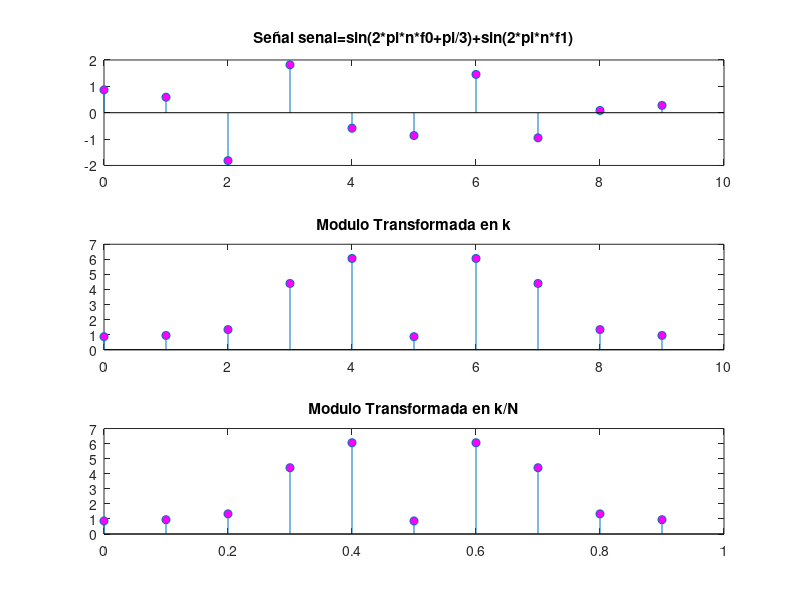
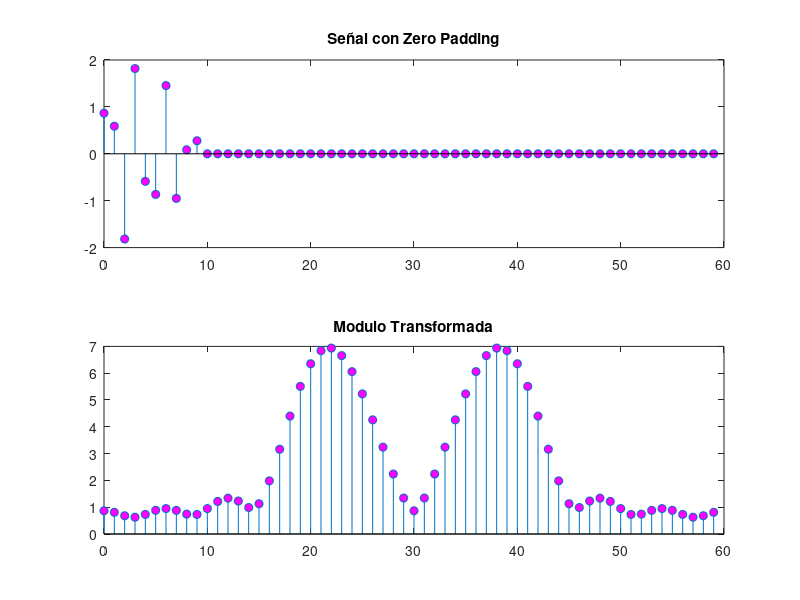

Reproduce these figures in MATLAB, in order.
#Inicializamos
close all
clear all
clc

#Numero de muestras
N=10;
#F0
F0=100;
#F1
F1=120;
#Frecuencia Muestreo
Fs=3*F0;
#Frecuencia
f0=F0/Fs;
f1=F1/Fs;
#Rango
n=0:N-1;
#Valor de K
k=n;

L=50;%ceros añadiso al final de la señal

#Señal
senal=sin(2*pi*n*f0+pi/3)+sin(2*pi*n*f1);

#Transformada de la señal
trans=fft(senal);

#Representamos al señal
figure('name','Resolución Espectral.','NumberTitle','off');
subplot(311);
stem(n,senal, "markerfacecolor", [1 0 1]);
#stem(n*Fs/N,senal, "markerfacecolor", [1 0 1]);
title ("Señal senal=sin(2*pi*n*f0+pi/3)+sin(2*pi*n*f1)");

#Representamos el modulo de la transformada en k
subplot(312);
stem(k,abs(trans), "markerfacecolor", [1 0 1]);
title ("Modulo Transformada en k");

#Representamos el modulo de la transformada en k/N
subplot(313);
stem(k/N,abs(trans), "markerfacecolor", [1 0 1]);
title ("Modulo Transformada en k/N");


%Veamos la funcion aplicando zero padding

xzp = [senal zeros(1,L)]; %añadimos los 0 al final de la señal
Nzp= length(xzp); %calculamos el tamaño total de muestras
nzp= 0:Nzp-1; %definimos el nuevo rango de valores
figure(2);
subplot(211);
stem(nzp, xzp, "markerfacecolor", [1 0 1]);
title ("Señal con Zero Padding");

xftzp=fft(xzp); %calculo de la transformada

subplot(212);
stem(nzp,abs(xftzp), "markerfacecolor", [1 0 1]);
#stem(nzp*Fs/Nzp,abs(xftzp), "markerfacecolor", [1 0 1]);
title ("Modulo Transformada");

